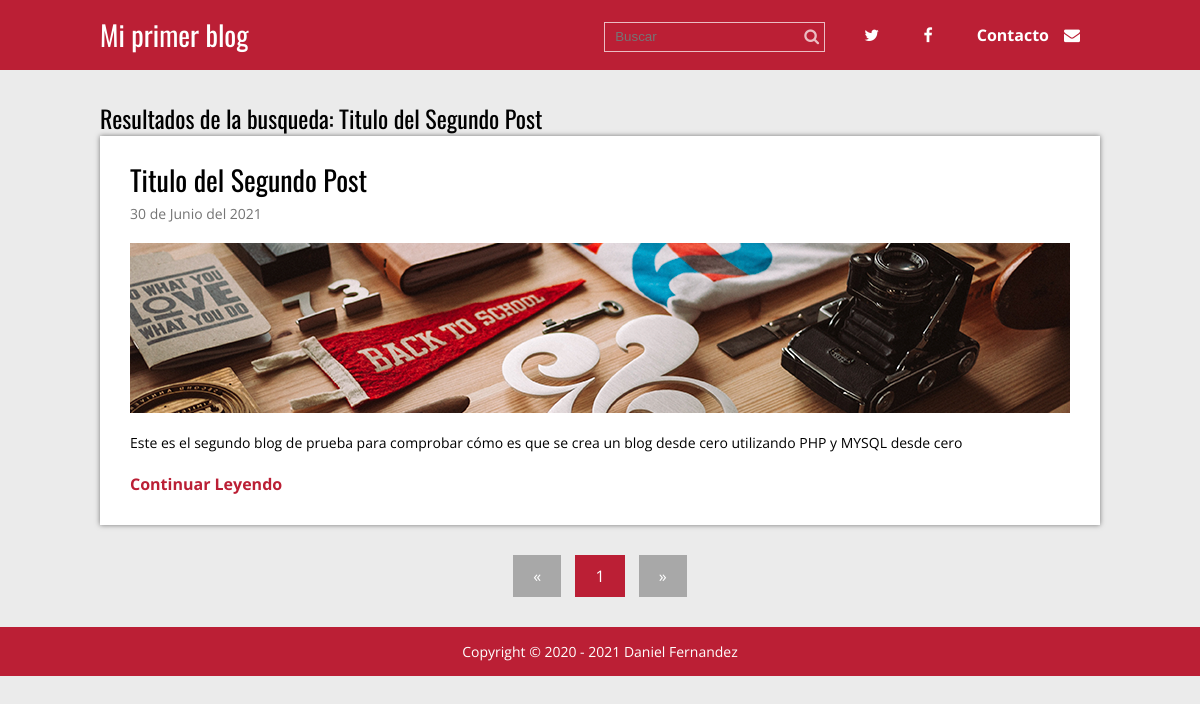
Page /buscar.php?busqueda=Titulo del Segundo Post on the committed database.
### tables this page shows
CREATE TABLE `articulos` (
  `id` int(11) NOT NULL,
  `titulo` varchar(200) NOT NULL,
  `extracto` varchar(200) NOT NULL,
  `fecha` timestamp NOT NULL DEFAULT current_timestamp(),
  `texto` text NOT NULL,
  `thumb` varchar(50) NOT NULL
);

### buscar.php (called while the page is built, shortened)
<?php
require 'admin/config.php';
require 'functions.php';
$conexion = conexion($bd_config);
if($_SERVER['REQUEST_METHOD'] == 'GET' && !empty($_GET['busqueda'])) {
    $busqueda = limpiarDatos($_GET['busqueda']);
    $statement = $conexion->prepare(
        "SELECT * FROM articulos WHERE titulo LIKE :busqueda or texto Like :busqueda"
    );
    $statement->execute(array(':busqueda' => "%$busqueda%"));
    $resultados = $statement->fetchAll();
    if (empty($resultados)) {
        $titulo = 'No se encontraron articulos con el resultado: ' . $busqueda;
    } else {
        $titulo = 'Resultados de la busqueda: ' . $busqueda;
    }
} else {
    header('Location:' . RUTA . '/index.php');
}
require 'views/buscar.view.php';
?>

### functions.php (called while the page is built, shortened)
<?php
function limpiarDatos($datos){
    $datos = trim($datos);
    $datos = stripslashes($datos);
    $datos = htmlspecialchars($datos);
    return $datos;
}
function fecha($fecha){
    $timestamp = strtotime($fecha);
    $meses = ['Enero', 'Febrero', 'Marzo', 'Abril', 'Mayo', 'Junio', 'Julio', 'Agosto', 'Septiembre', 'Octubre', 'Noviembre', 'Diciembre'];
    $dia = date('d', $timestamp);
    $mes = date('m', $timestamp) -1;
    $year = date('Y', $timestamp);
    $fecha = "$dia de " . $meses[$mes] . " del $year";
    return $fecha;
}
?>

### views/buscar.view.php (the view)
<?php require 'header.php' ?>
<div class="contenedor">
    <h2><?php echo $titulo; ?></h2>
    <?php foreach($resultados as $post): ?>
        <div class="post">
            <article>
                <h2 class="titulo"><a href="single.php?id=<?php echo $post['id']; ?>"><?php echo $post['titulo']; ?></a></h2>
                <p class="fecha"><?php echo fecha($post['fecha']); ?></p>
                <div class="thumb">
                    <a href="single.php?id=<?php echo $post['id']; ?>">
                        <img src="<?php echo RUTA; ?>/imagenes/<?php echo $post['thumb']; ?>" alt="">
                    </a>
                </div>
                <p class="extracto"><?php echo $post['extracto']; ?></p>
                <a href="single.php?id=<?php echo $post['id']; ?>" class="continuar">Continuar Leyendo</a>
            </article>
        </div>
    <?php endforeach; ?>
    <?php require 'paginacion.php'; ?>
</div>
<?php require 'footer.php'; ?>

### css/estilos.css (style rules this page uses)
* { margin: 0; padding: 0; -webkit-box-sizing: border-box; -moz-box-sizing: border-box; box-sizing: border-box; }
body { font-size: 16px; font-family: 'Open Sans', sans-serif; background: #ebebeb; }
h1, h2, h3, h4, h5, h6 { font-family: "Oswald", Arial, Sans-serif; font-weight: normal; }
a { text-decoration: none; color:#BB1F35; }
.contenedor { max-width: 1000px; width: 90%; margin: auto; }
.post { width: 100%; background: #fff; box-shadow: 0px 0px 5px rgba(0,0,0, .5); margin-bottom: 30px; padding: 30px; }
.post article .titulo { font-family: "Oswald", Arial, Sans-serif; font-size: 28px; font-weight: normal; line-height: 28px; margin-bottom: 10px; }
.post article .titulo a { color:#000; }
.post article .fecha { color:#747474; font-size: 14px; margin-bottom: 20px; }
.post article .thumb { margin-bottom: 20px; }
.post article .thumb img { vertical-align: top; width: 100%; }
.post article .extracto { font-size: 14px; line-height: 20px; margin-bottom: 20px; }
.post article .continuar { color:#BB1F35; font-weight: bold; }

### rows in the picture
articulos: titulo "Titulo del Segundo Post", fecha "30 de Junio del 2021", thumb (picture), extracto "Este es el segundo blog de prueba para comprobar cómo es que se crea un blog desde cero utilizando PHP y MYSQL desde cero"

### other values in the picture
$titulo "Resultados de la busqueda: Titulo del Segundo Post"
